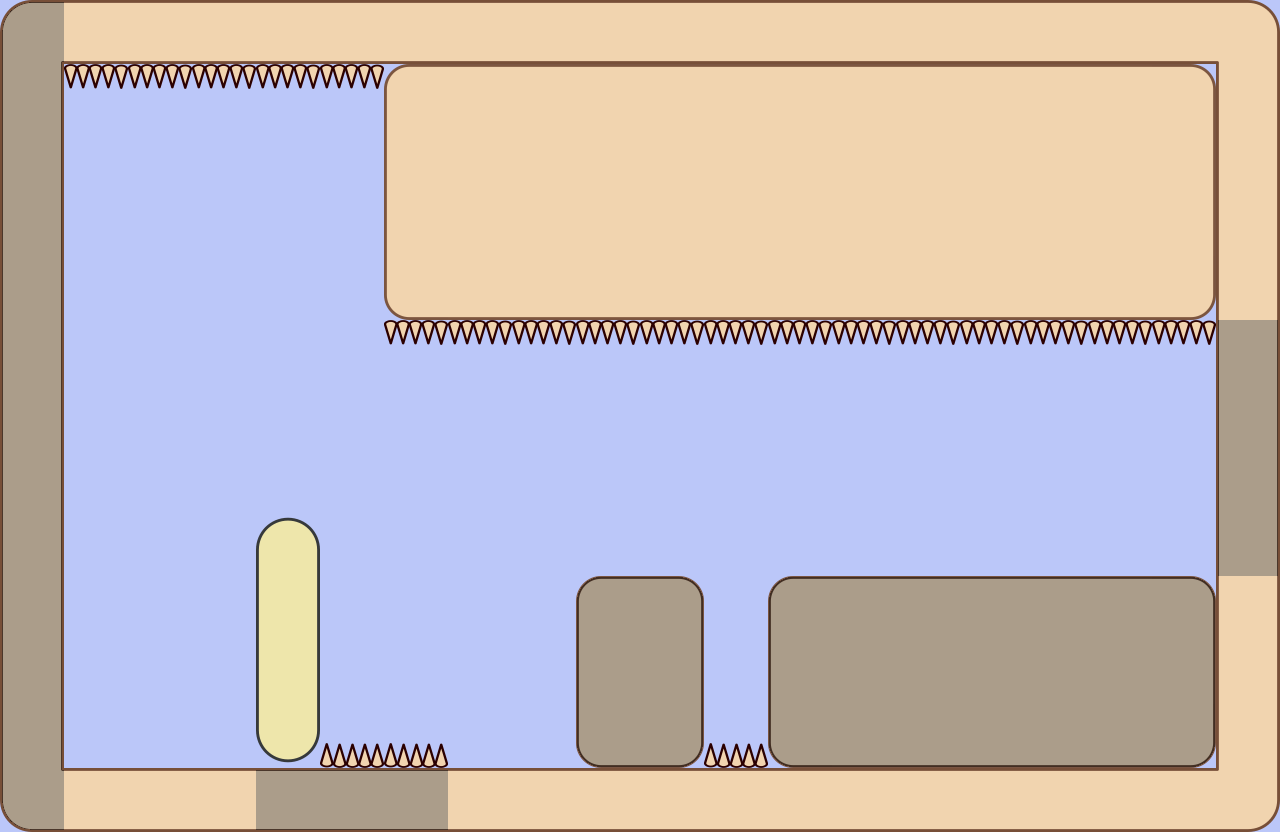

Tiled map render using the project's own tile images. Description and the map definition, with tile-layer contents summarised, below:
An orthogonal 20x13 tile map with 64x64 px tiles, 3 tile layers (Capa de Patrones 1, Capa de patrones 2, nowallz) and 17 objects (7x ET_WALL_NOPORTAL, 4x ET_SPIKES, ET_PLAYER, ET_PRINCESS).

<map height="13" orientation="orthogonal" tileheight="64" tilewidth="64" version="1.0" width="20"><properties><property name="blended tiles" value="16,30,31,32,33,35,36,38,39,41,42,43,44,45,48,49,51,52,54,55,57,58,59,60,61,62,63,64,65,67,68,69,70,71,73,74,75,76,77,78,79,81,83,84,85,86,87,89,90,91,92,93,94,95,96,97,99,100,101,102,103,104,105,106,107,108,109,110,111,112,113,115,116,117,118,119,120,121,122,123,124,125,126,127,128,142,143,144,145,146,147,148,149,150,151,152,153,154,155,156,157,158,159,160,161,162,163,164,165,166,167,168,169,172,173,174,175,176,177,178,179,180,181,182,183,184,185,186,187,188,189,190,191,192,193,194,195,196,197,198,199,200,201,202,203,204,205,206,207,208,209,210,211,212,213,214,215,216,217,218,219,220,221,222,223,224,227,228,229,230,231,232,233,234,235,236,237,238,239,240,243,244,245,246,247,248,249,250,251,252,253,254,255,256" /></properties>
 <tileset firstgid="1" name="tilemapinkscape" tileheight="64" tilewidth="64">
  <image height="1024" source="tilemapinkscape.png" trans="000000" width="1024" />
 </tileset>
 <layer height="13" name="Capa de Patrones 1" width="20">
  <data>[260 cells, 260 non-empty, 1 distinct tile ids]</data>
 </layer>
 <layer height="13" name="Capa de patrones 2" width="20">
  <data>[260 cells, 173 non-empty, 10 distinct tile ids]</data>
 </layer>
 <layer height="13" name="nowallz" width="20">
  <data>[260 cells, 47 non-empty, 5 distinct tile ids]</data>
 </layer>
 <objectgroup height="13" name="Capa de Objetos 1" width="20">
  <object height="64" name="ET_PLAYER" width="64" x="128" y="704" />
  <object height="64" name="ET_PRINCESS" width="64" x="1152" y="512" />
  <object height="832" name="ET_WALL_NOPORTAL" width="64" x="0" y="0" />
  <object height="64" name="ET_WALL_NOPORTAL" width="192" x="256" y="768" />
  <object height="768" name="ET_WALL_NOPORTAL" width="64" x="1216" y="0" />
  <object height="64" name="ET_WALL_NOPORTAL" width="1152" x="64" y="0" />
  <object height="256" width="64" x="256" y="512" />
  <object height="192" name="ET_WALL_NOPORTAL" width="128" x="576" y="576" />
  <object height="192" name="ET_WALL_NOPORTAL" width="448" x="768" y="576" />
  <object height="64" name="ET_SPIKES" width="832" x="384" y="320" />
  <object height="64" name="ET_SPIKES" width="320" x="64" y="64" />
  <object height="64" name="ET_SPIKES" width="128" x="320" y="704" />
  <object height="64" name="ET_SPIKES" width="64" x="704" y="704" />
  <object height="256" width="832" x="384" y="64" />
  <object height="64" width="192" x="64" y="768" />
  <object height="64" width="128" x="448" y="768" />
  <object height="64" name="ET_WALL_NOPORTAL" width="704" x="576" y="768" />
 </objectgroup>
</map>
